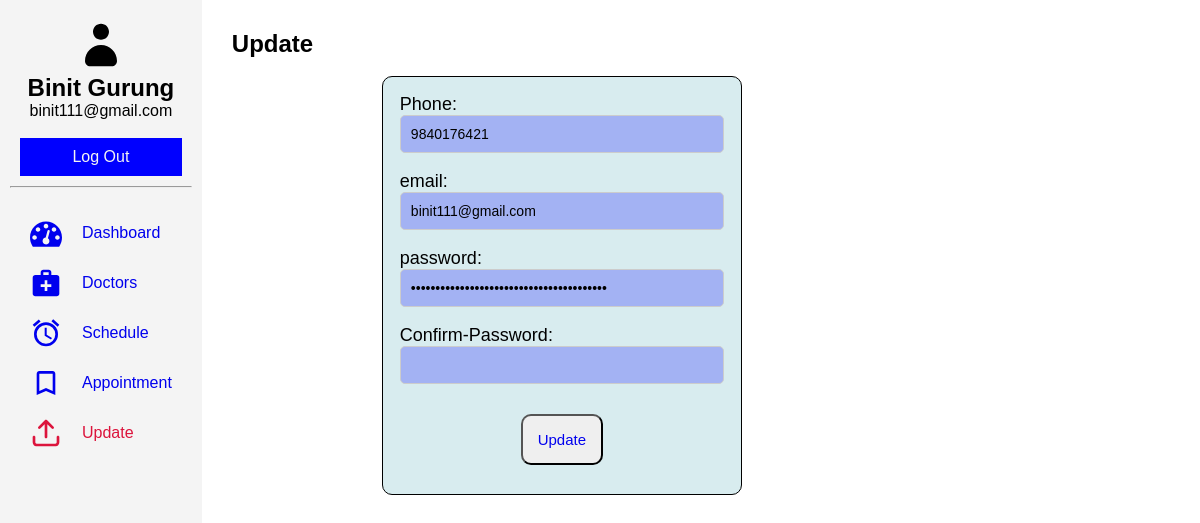
The page /patient/patient/update.php (signed in) on the database its author committed.
### tables this page shows
CREATE TABLE `register` (
  `id` int(11) NOT NULL,
  `fullname` varchar(60) NOT NULL,
  `email` varchar(60) NOT NULL,
  `tel` varchar(15) NOT NULL,
  `password` varchar(60) NOT NULL
);

### patient/patient/update.php (the view, shortened to what this page needs)
<?php
    include '../../connection.php';
    $useremail = $_SESSION["username"];
    $usql = "SELECT fullname FROM register where email='$useremail';";
    $uresult = mysqli_query($conn, $usql);
    $urow = mysqli_fetch_assoc($uresult);
    $sql = "SELECT * FROM `register` where email='$useremail'";
    $result = mysqli_query($conn, $sql);
    $row = mysqli_fetch_assoc($result);
    $tel = $row['tel'];
    $email = $row['email'];
    $password = $row['password'];
?>
<!DOCTYPE html>
<html lang="en">
<head>
    <link rel="stylesheet" href="../../assets/dash1.css">
    <link rel="stylesheet" href="../../assets/update.css">
</head>
<body>
    <section class="dashboard">
        <div class="sidebar">
            <header>
                <svg class="icon icon-user"><use xlink:href="#icon-user"></use></svg>
                <h1><?php echo $urow['fullname']; ?></h1>
                <p><?php echo "". $_SESSION["username"].""; ?></p><br>
                <a href="../../admin/logout.php">Log Out</a>
            </header>
            <hr>
            <div class="sidebar-items">
                <ul>
                    <li><a href="../../patient/dash.php"><svg class="icon icon-dashboard"><use xlink:href="#icon-dashboard"></use></svg>Dashboard</a></li>
                    <li><a href="../../patient/doctor.php"><svg class="icon icon-medical_services"><use xlink:href="#icon-medical_services"></use></svg>Doctors</a></li>
                    <li><a href="../../patient/schedule.php"><svg class="icon icon-access_alarms"><use xlink:href="#icon-access_alarms"></use></svg>Schedule</a></li>
                    <li><a href="../../patient/appoint.php"><svg class="icon icon-bookmark_outline"><use xlink:href="#icon-bookmark_outline"></use></svg>Appointment</a></li>
                    <li class="active"><a href="../../patient/update.php"><svg class="icon icon-upload"><use xlink:href="#icon-upload"></use></svg>Update</a></li>
                </ul>
            </div>
        </div>
        <div class="main">
            <h2>Update</h2><br>
            <div class="container">
                <form action="#" name="update" method="post">
                    <div class="input-group">
                        <label for="tel">Phone:</label><br>
                        <input type="tel" id="tel" name="tel" value="<?php echo isset($tel) ? $tel:''; ?>">
                    </div><br>
                    <div class="input-group">
                        <label for="email">email:</label><br>
                        <input type="email" id="email" name="email" value="<?php echo isset($email) ? $email:''; ?>">
                    </div><br>
                    <div class="input-group">
                        <label for="password">password:</label><br>
                        <input type="password" id="password" name="password" value="<?php echo isset($password) ? $password:''; ?>">
                    </div><br>
                    <div class="input-group">
                        <label for="password">Confirm-Password:</label><br>
                        <input type="password" id="cpassword" name="cpassword" value="<?php echo isset($cpassword) ? $cpassword:''; ?>">
                    </div><br>
                    <div class="buttons">
                        <button type="submit" name="submit"><a href="update.php?updateid=<?php echo $row['id'] ?>;">Update</a></button>
                    </div>
                </form>
            </div>
        </div>
    </section>
</body>
</html>

### assets/dash1.css (style rules this page uses)
* { margin: 0; padding: 0; box-sizing: border-box; }
body { font-family: Arial, sans-serif; }
.dashboard { display: grid; grid-template-columns: auto 2fr; grid-template-rows: auto 1fr; grid-template-areas: "header header" "sidebar main"; height: 100vh; }
.dashboard a { text-decoration: none; display: flex; gap: 20px; text-align: center; align-items: center; justify-content: center; }
header { grid-area: header; color: #000000; padding: 10px; text-align: center; }
header a { padding: 8px; }
header p { display: flex; text-align: center; align-items: center; justify-content: center; }
.sidebar { grid-area: sidebar; background: #f4f4f4; padding: 10px; height: auto; position: relative; }
.sidebar header>a { border: 2px solid blue; color: #f4f4f4; background-color: blue; }
.sidebar-items ul { display: flexbox; margin: 20px; text-align: center; text-decoration: none; justify-content: space-between; }
.sidebar-items li { display: flex; text-align: center; align-items: center; list-style: none; justify-content: space-between; }
li.active a { color: crimson; }
.main { grid-area: main; margin: 10px; padding: 20px; }
.head h1, p { display: block; text-align: start; align-items: center; }
.date-group label, input, button { padding: 10px; border-radius: 5px; }
.icon { display: inline-block; width: 70px; height: 50px; stroke-width: 0; stroke: currentColor; fill: currentColor; }
.icon-user { width: 2em; }
.icon-dashboard, .icon-medical_services, .icon-accessible_forward, .icon-access_alarms, .icon-bookmark_outline, .icon-activity, .icon-person_add_alt_1, .icon-add_alarm, .icon-text-document, .icon-cog, .icon-upload, .icon-user-plus, .icon-update, .icon-injection, .icon-checkmark { width: 2em; }

### assets/update.css (style rules this page uses)
* { margin: 0; padding: 0; box-sizing: border-box; }
body { font-family: Arial, Helvetica, sans-serif; }
.container { margin-left: 150px; display: flex; flex-wrap: wrap; border: 1px solid black; border-radius: 10px; text-align: start; align-items: center; justify-content: center; width: 30%; min-height: 50vh; background-color: rgba(141, 200, 208, 0.347); position: absolute; }
form { width: 100%; display: inline-block; margin: 10px; padding: 7px; align-items: center; justify-content: space-around; }
label { font-size: 18px; font-weight: 30px; }
input, textarea, select { width: 100%; padding: 10px; border: 1px solid #ccc; border-radius: 5px; background-color: rgba(0, 0, 255, 0.247); color: black; font-size: 14px; }
.buttons { display: flex; flex-wrap: wrap; padding: 12px; text-align: center; justify-content: center; gap: 20px; }
button { font-size: 15px; padding: 15px; border-radius: 10px; transition-duration: 0.5s; }

### rows shown on the page
register: fullname "Binit Gurung", tel "9840176421", email "binit111@gmail.com"

### other values the page prints
$_SESSION["username"] "binit111@gmail.com"
